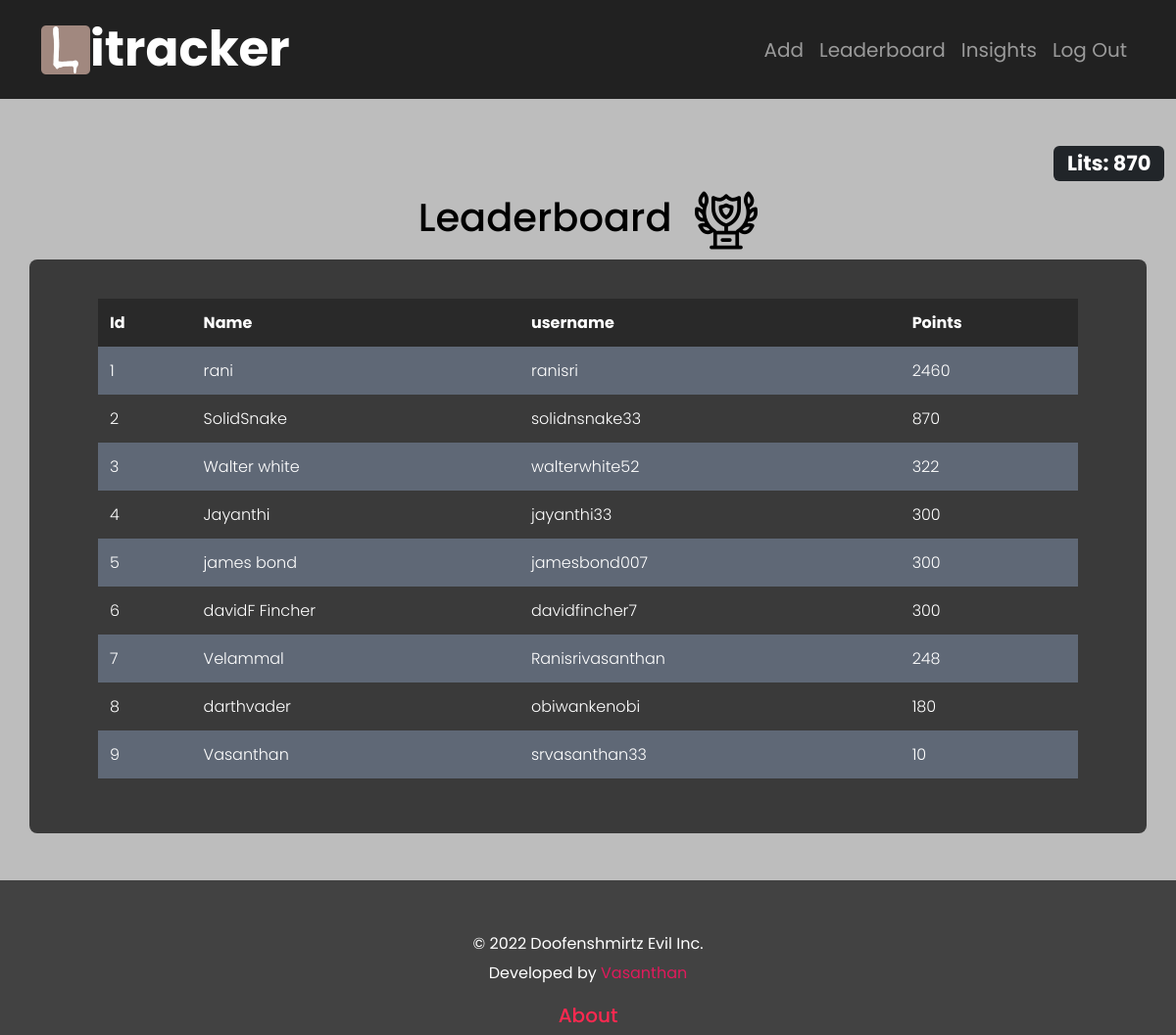
Page /leaderboard (signed in) on the committed database.
### tables this page shows
CREATE TABLE registrants (id INTEGER PRIMARY KEY AUTOINCREMENT NOT NULL, name TEXT NOT NULL, username TEXT NOT NULL, pass_hash TEXT NOT NULL, points INTEGER NOT NULL DEFAULT 50);

### app.py (the view)
@app.route("/leaderboard", methods=["GET", "POST"])
@login_required
def leaderboard():
    if request.method == 'GET':
        u_id = session["user_id"]
        rows = db.execute("SELECT * from registrants where id = ?",u_id)
        name = rows[0]["name"]
        username = rows[0]["username"]
        points = rows[0]["points"]
        ROWS = db.execute("SELECT name, username, points FROM  registrants ORDER BY points desc")
        LOGS = []
        for i in range(len(ROWS)):
            D = {}
            D["id"] = i + 1
            D["name"] = ROWS[i]["name"]
            D["username"] = ROWS[i]["username"]
            D["points"] = ROWS[i]["points"]
            LOGS.append(D)
        return render_template("leaderboard.html",LOGS = LOGS,points = points)
    return apology("leaderboard")

### app.py (called while the page is built)
@app.after_request
def after_request(response):
    response.headers["Cache-Control"] = "no-cache, no-store, must-revalidate"
    response.headers["Expires"] = 0
    response.headers["Pragma"] = "no-cache"
    return response

### helpers.py (called while the page is built)
def login_required(f):
    @wraps(f)
    def decorated_function(*args, **kwargs):
        if session.get("user_id") is None:
            return redirect("/login")
        return f(*args, **kwargs)
    return decorated_function

### templates/leaderboard.html (shortened to what this page needs)
{% extends "layout.html" %}
{% block main %}
    <div class="container">
        <h1>Leaderboard &emsp13;<img src="static/trophy.png"></h1>
            <div class="row" id ="leaders">
            <table>
                <thead>
                    <tr>
                        <th>Id</th>
                        <th>Name</th>
                        <th>username</th>
                        <th>Points</th>
                    </tr>
                </thead>
                <tbody>
                    {% for ROW in LOGS %}
                    <tr>
                        <td>{{ROW["id"]}}</td>
                        <td>{{ROW["name"]}}</td>
                        <td>{{ROW["username"]}}</td>
                        <td>{{ROW["points"]}}</td>
                        </tr>
                    {% endfor %}
                </tbody>
        </table>
        </div>
    </div>
{% endblock %}

### templates/layout.html (shortened to what this page needs)
<html lang="en">
<head>
    <link href="https://cdn.jsdelivr.net/npm/bootstrap@5.3.0-alpha1/dist/css/bootstrap.min.css" rel="stylesheet">
    <link href="/static/styles.css" rel="stylesheet">
</head>
<body>
    <nav class="navbar navbar-expand navbar-dark" id ="header" >
        <div class="container">
            <a class="navbar-brand" id ="nav_logo" href="/">
                <div class="logo">
                    <img src="/static/logo.png" alt="logo" width="50px" class="d-inline-block align-text-top">
                    itracker
                </div>
            </a>
            <div class="navbar_sides">
            {% if session["user_id"] %}
            <ul class="navbar-nav">
                <li class="nav-item"><a class="nav-link" aria-current="page" href="/add">Add</a></li>
                <li class="nav-item"><a class="nav-link" aria-current="page" href="/leaderboard">Leaderboard</a></li>
                <li class="nav-item"><a class="nav-link" aria-current="page" href="/logs">Insights</a></li>
                <li class="nav-item"><a class="nav-link" href="/logout">Log Out</a></li>
            </ul>
            {% else %}
            <ul class="navbar-nav ms-auto mt-2">
                <li class="nav-item"><a class="nav-link" href="/register">Register</a></li>
                <li class="nav-item"><a class="nav-link" href="/login">Log In</a></li>
            </ul>
            {% endif %}
            </div>
        </div>
    </nav>
    <main class="container-fluid py-5 text-center">
        {% if session["user_id"]%}
        <h3 class="text-end"> <span class="badge bg-dark">Lits: {{points}}</span></h3>
        {% endif %}
        {% block main %}{% endblock %}
    </main>
    <div class="text-center" id ="footer">
        <p> &copy; 2022 Doofenshmirtz Evil Inc.<br> Developed by <a href = "https://www.instagram.com/sr_vasan1han/">Vasanthan</a></p>
        <a href="/about"><h5 style = "color:rgb(255, 41, 80)">About</h5></a>
    </div>
</body>
</html>

### static/styles.css (style rules this page uses)
body { color:rgb(0, 0, 0); font-family: 'Poppins', sans-serif; background-color: #424242; font-size: 22px; }
main { background-color: #BDBDBD; }
#header { background-color:#212121; }
nav #nav_logo { font-size: 50px; font-weight: 700; }
.logo { display: flex; align-items: center; }
.navbar-nav { align-items: center; }
li .nav-link { font-size: 20px; }
table { background-color: transparent; margin-bottom: 1rem; width: 100%; font-weight: 300; color: #ffffff; }
table th { background-color:rgba(0, 0, 0, 0.3) ; }
table th, table td { padding: 0.75rem; vertical-align: middle; }
tbody tr:nth-of-type(odd) { background-color: rgb(179, 208, 255, 0.3); border-radius:6px; }
#leaders { padding: 40px 70px; background-color: #3a3a3a; border-radius: 8px; }
#footer { color: #ffffff; background-color: #424242; align-items: center; font-size: medium; line-height: 30px; }
#footer p { padding: 50px 30% 0px 30%; }
#footer a { text-decoration: none; color: #df1b5c; }

### rows in the picture
registrants: points "870", id "2", name "SolidSnake", username "solidnsnake33"
registrants: id "1", name "rani", username "ranisri", points "2460"
registrants: id "3", name "Walter white", username "walterwhite52", points "322"
registrants: id "4", name "Jayanthi", username "jayanthi33", points "300"
registrants: id "5", name "james bond", username "jamesbond007", points "300"
registrants: id "6", name "davidF Fincher", username "davidfincher7", points "300"
registrants: id "7", name "Velammal", username "Ranisrivasanthan", points "248"
registrants: id "8", name "darthvader", username "obiwankenobi", points "180"
registrants: id "9", name "Vasanthan", username "srvasanthan33", points "10"
